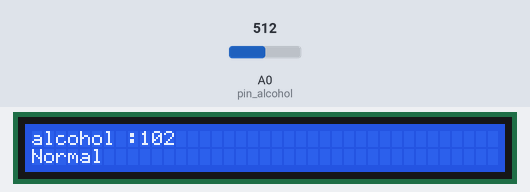
The sketch below on a simulated Arduino Uno, built with avr-gcc and run on an emulated ATmega328P. On the bench: 39×2 character LCD. The inputs (shaded band) are chosen by the test bench; at power-on: A0 (pin_alcohol) = 512. What the sketch prints to the serial monitor is not drawn.

Above: at 4.2 s.
4.3 s: A0 (pin_alcohol) set to 1023
At 7.5 s:
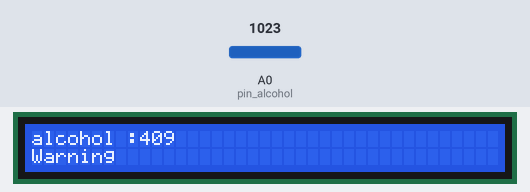
8.4 s: A0 (pin_alcohol) set to 900
At 10.0 s:
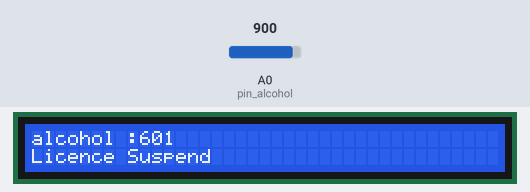
12.5 s: A0 (pin_alcohol) set to 790
At 13.9 s:
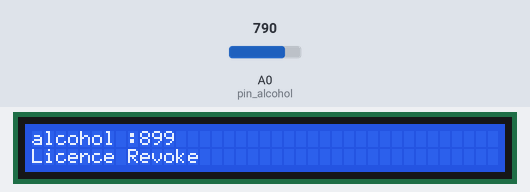
Timing chart, 0 to 15.5 s (numbered marks = the images above; inputs shaded):
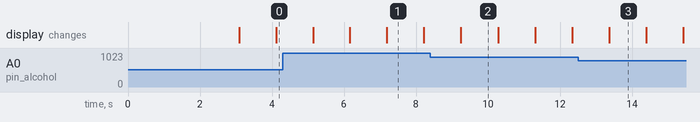

The sketch:

alcohol.ino
```cpp
#include <Wire.h>
#include <LiquidCrystal_I2C.h>

LiquidCrystal_I2C lcd(0x27, 39, 2);

int pin_r = 10;
int pin_g = 9;
int pin_alcohol = A0;
int sum = 0;
int avg = 0;
int array [10];
String lcdResult;


void setup() {
  lcd.begin();
  lcd.backlight();
  Serial.begin(9600);
  lcd.print("Breathalyzer");
  delay(3000);
}

void loop() {
  int alcohol = analogRead(pin_alcohol);
  //int result = map(alcohol, 0, 1023, 0, 255);


  //알콜지수 10초동안 평균 구하기
  array[9] = array[8];
  array[8] = array[7];
  array[7] = array[6];
  array[6] = array[5];
  array[5] = array[4];
  array[4] = array[3];
  array[3] = array[2];
  array[2] = array[1];
  array[1] = array[0];
  array[0]= alcohol;

  for(int i = 0; i<10; i++){
    sum = sum+array[i];
  }
   avg = sum/10;


  //측정 결과 표시
  if(avg >= 800){
    lcdResult = "Licence Revoke ";
  }else if(avg >=500 && avg <800){
    lcdResult = "Licence Suspend";
  }else if(avg < 500 && avg > 300){
    lcdResult = "Warning";
  }else{
    lcdResult = "Normal";
  }

  lcd.clear();
  lcd.setCursor(0,0);
  lcd.print("alcohol :");
  lcd.print(avg);
  lcd.setCursor(0,1);
  lcd.print(lcdResult);

  //시리얼 표시
  Serial.println("~~~~~~~~~~~~~~~");
  Serial.print("alcohol : ");
  Serial.println(avg);
  Serial.print("평균: ");
  Serial.println(avg);
  sum =0 ;
  delay(1000);
}
```

Measured:
- what the display in image 1 shows lasts 1.0 s, from 7.2 s to 8.2 s
